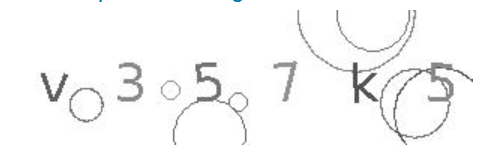
#> input picture captcha_solver/teste.png, 501 x 154 px
$ python tests_do_captcha.py
#> lines starting #> are read from the running program, lines starting #| are printed output that depends on the picture; after the words box and inside, x2 and y2 are one past the last pixel; in counts of white or black regions, pixels touching at a corner belong together
import os
import string
import random
from PIL import Image, ImageFilter
from scipy.ndimage import gaussian_filter
import pytesseract
import numpy as np

# Definir o caminho para o executável do Tesseract, se necessário
if os.name == "nt":
    pytesseract.pytesseract.tesseract_cmd = 'C:\\Program Files\\Tesseract-OCR\\tesseract.exe'

# Caminhos para salvar as imagens processadas
F_PATH = os.path.dirname(__file__)
IMG_PATH = os.path.join(F_PATH, "..", "temp")
IMG_UNIQUE_ID = "".join(random.choices(string.digits, k=6))
IMG_ORIGINAL_PATH = os.path.join(IMG_PATH, f"original_{IMG_UNIQUE_ID}.png")
IMG_FILTERED_PATH = os.path.join(IMG_PATH, f"filtered_{IMG_UNIQUE_ID}.png")
IMG_FINAL_PATH = os.path.join(IMG_PATH, f"final_{IMG_UNIQUE_ID}.png")

if not os.path.exists(IMG_PATH):
    os.mkdir(IMG_PATH)

def solve_captcha_local(image_path, th1, th2, sig, resize_dim):
    """
    Função para resolver o CAPTCHA, extraindo um código alfanumérico de 6 caracteres.
    Realiza o processamento da imagem e OCR com base nos parâmetros fornecidos.
    """
#> called with image_path = 'teste.png', th1 = 150, th2 = 120, sig = 1.5, resize_dim = (3000, 900)
    original = Image.open(image_path)
#> original is the input picture: PIL image 501x154 RGBA; mean R, G, B, A 247.7, 247.7, 247.8, 255
    original.save(IMG_ORIGINAL_PATH)

    # Converter para escala de cinza
    gray = original.convert("L")

    # Aplicar thresholding
    thresholded = gray.point(lambda p: p > th1 and 255)
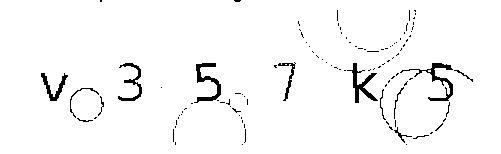
#> thresholded: PIL image 501x154 L; 96.9% white; 108 black regions (95 under 20 px), largest, box (x1, y1, x2, y2) and area: (400, 63, 453, 101) 383, (347, 63, 378, 103) 351, (194, 63, 221, 103) 349

    # Aplicar desfoque gaussiano
    blurred = gaussian_filter(np.array(thresholded), sigma=sig)
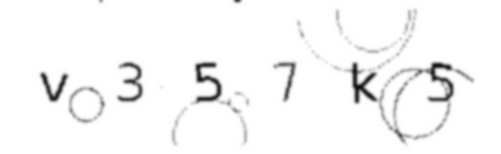
#> blurred: shape (154, 501); min 14, max 255, mean 246.8
    blurred = Image.fromarray(blurred)

    # Aplicar outro threshold após o desfoque
    final = blurred.point(lambda p: p > th2 and 255)
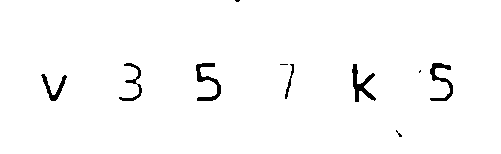
#> final: PIL image 501x154 L; 98.1% white; 10 black regions (4 under 20 px), largest, box (x1, y1, x2, y2) and area: (196, 63, 221, 101) 331, (352, 64, 376, 102) 328, (430, 63, 453, 101) 303, (41, 74, 67, 101) 214, (119, 63, 142, 101) 209, (285, 64, 294, 99) 84

    # Melhorar bordas e nitidez
    final = final.filter(ImageFilter.EDGE_ENHANCE_MORE)
    final = final.filter(ImageFilter.SHARPEN)
    final.save(IMG_FILTERED_PATH)

    # Redimensionar a imagem
    final_resized = final.resize(resize_dim)
    final_resized = final_resized.filter(ImageFilter.EDGE_ENHANCE_MORE)
    final_resized = final_resized.filter(ImageFilter.SHARPEN)
    final_resized.save(IMG_FINAL_PATH)


    custom_oem_psm_config = r'--psm 11 --oem 3 -c tessedit_char_whitelist=0123456789abcdefghijklmnopqrstuvwxyzABCDEFGHIJKLMNOPQRSTUVWXYZ'


#> (the run stopped early here; a loop or call above may not have finished)
